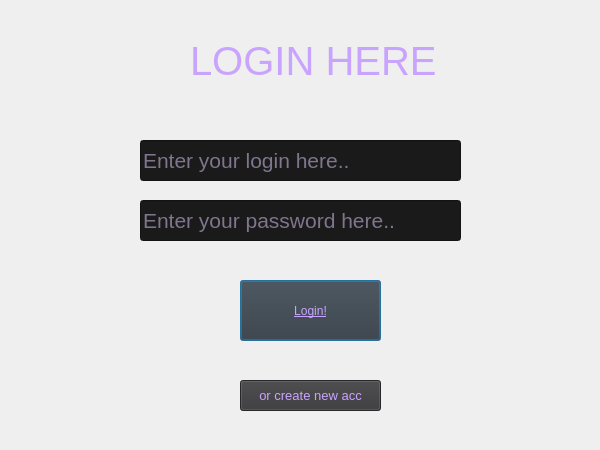
<?xml version="1.0" encoding="UTF-8"?>
<ui version="4.0">
 <class>Dialog</class>
 <widget class="QDialog" name="Dialog">
  <property name="enabled">
   <bool>true</bool>
  </property>
  <property name="geometry">
   <rect>
    <x>0</x>
    <y>0</y>
    <width>600</width>
    <height>450</height>
   </rect>
  </property>
  <property name="windowTitle">
   <string>Dialog</string>
  </property>
  <property name="styleSheet">
   <string notr="true">background-color: qlineargradient(spread:pad, x1:0.778, y1:1, x2:0.818, y2:0, stop:0 rgba(2d,2f,3), stop:1 rgba(59,59,59));

</string>
  </property>
  <widget class="QLabel" name="label">
   <property name="geometry">
    <rect>
     <x>190</x>
     <y>30</y>
     <width>261</width>
     <height>61</height>
    </rect>
   </property>
   <property name="styleSheet">
    <string notr="true">color:rgb(201, 164, 255);
background-color: rgb();
font-size: 30pt</string>
   </property>
   <property name="text">
    <string>LOGIN HERE</string>
   </property>
  </widget>
  <widget class="QLineEdit" name="login">
   <property name="geometry">
    <rect>
     <x>140</x>
     <y>140</y>
     <width>321</width>
     <height>41</height>
    </rect>
   </property>
   <property name="maximumSize">
    <size>
     <width>16777215</width>
     <height>16777215</height>
    </size>
   </property>
   <property name="styleSheet">
    <string notr="true">color: rgb(227, 208, 255);
font-size: 16pt;
background-color:rgb(26, 26, 26);
font: 25 15pt &quot;Yu Gothic UI Light&quot;;</string>
   </property>
   <property name="text">
    <string/>
   </property>
   <property name="placeholderText">
    <string>Enter your login here..</string>
   </property>
  </widget>
  <widget class="QLineEdit" name="password">
   <property name="geometry">
    <rect>
     <x>140</x>
     <y>200</y>
     <width>321</width>
     <height>41</height>
    </rect>
   </property>
   <property name="styleSheet">
    <string notr="true">color: rgb(227, 208, 255);
font-size: 16pt;
background-color:rgb(26, 26, 26);
font: 25 15pt &quot;Yu Gothic UI Light&quot;;</string>
   </property>
   <property name="text">
    <string/>
   </property>
   <property name="placeholderText">
    <string>Enter your password here..</string>
   </property>
  </widget>
  <widget class="QPushButton" name="joun">
   <property name="geometry">
    <rect>
     <x>240</x>
     <y>280</y>
     <width>141</width>
     <height>61</height>
    </rect>
   </property>
   <property name="styleSheet">
    <string notr="true">color:rgb(201, 164, 255);
font: 16pt &quot;MS Shell Dlg 2&quot;;
text-decoration: underline;
background-color: rgb(54, 54, 57);</string>
   </property>
   <property name="text">
    <string>Login!</string>
   </property>
  </widget>
  <widget class="QPushButton" name="cr_new_acc">
   <property name="geometry">
    <rect>
     <x>240</x>
     <y>380</y>
     <width>141</width>
     <height>31</height>
    </rect>
   </property>
   <property name="styleSheet">
    <string notr="true">color:rgb(201, 164, 255);
font: 10pt;
background-color: rgb(54, 54, 57);</string>
   </property>
   <property name="text">
    <string>or create new acc</string>
   </property>
  </widget>
 </widget>
 <resources/>
 <connections/>
</ui>
